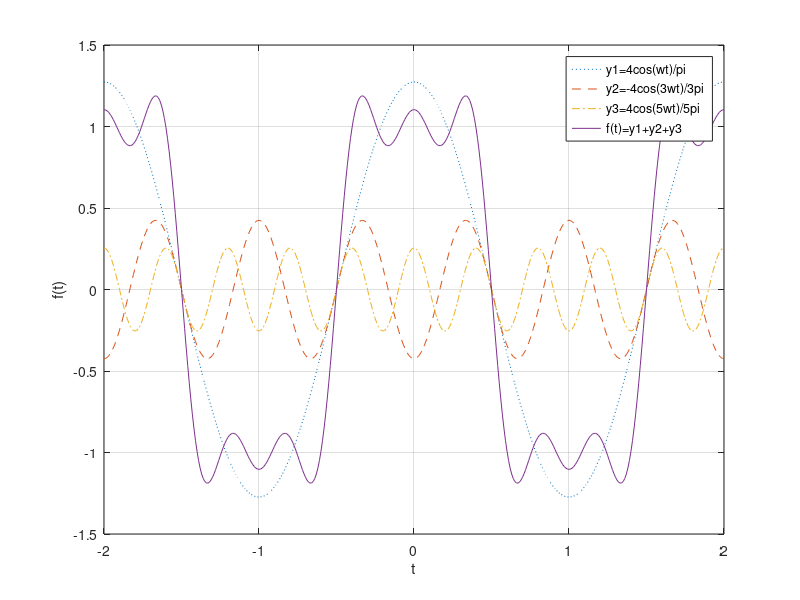

The MATLAB source for this figure:
% frplot.m: Fourier 수열의 그래프(1-3항)
t = -2:0.01:2; y1 = 4*cos(pi*t)/pi; y2 = -4*cos(3*pi*t)/pi/3; y3 = 4*cos(5*pi*t)/pi/5;
plot(t,y1,':',t,y2,'--',t,y3,'-.',t,y1+y2+y3,'-'), xlabel('t'), ylabel('f(t)'), grid
legend('y1=4cos(wt)/pi','y2=-4cos(3wt)/3pi','y3=4cos(5wt)/5pi','f(t)=y1+y2+y3')
